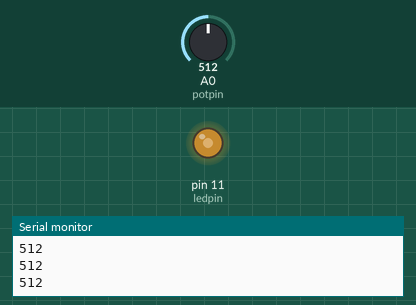
Simulated run of this sketch. Board: Arduino Uno, built with avr-gcc and run on an emulated ATmega328P. Shown: output pins drawn as LEDs (lit = HIGH), the last lines printed to the serial monitor. The test bench sets the inputs (shaded band); at power-on: A0 (potpin) = 512.

Above: at 1.2 s.
1.3 s: A0 (potpin) set to 716
At 1.9 s:
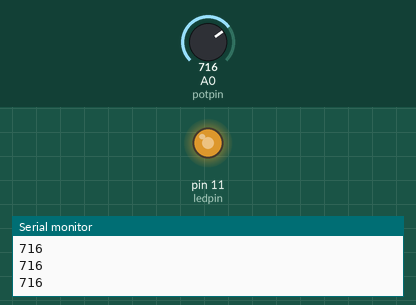
2.8 s: A0 (potpin) set to 900
At 4.0 s:
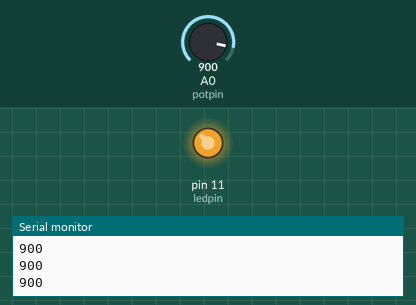
4.3 s: A0 (potpin) set to 122
At 5.3 s:
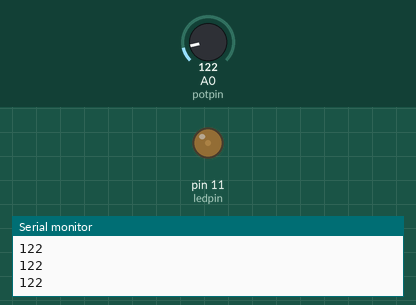
5.8 s: A0 (potpin) set to 0
At 6.5 s:
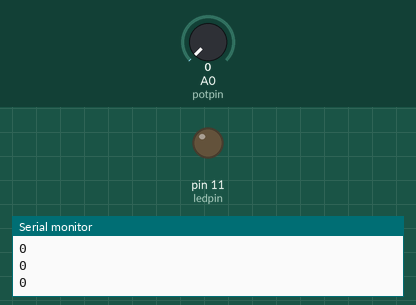
Timing chart, 0 to 8.3 s (numbered marks = the images above; inputs shaded):
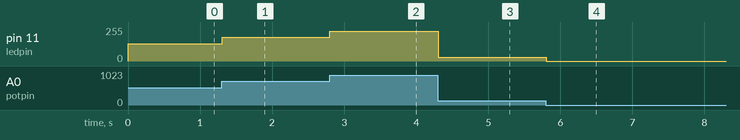

The sketch:

course_6.ino
```cpp
int ledpin = 11;
int potpin = 0;
int val = 0;

void setup() {
  // put your setup code here, to run once:
  pinMode(ledpin,OUTPUT);
  Serial.begin(9600);
}

void loop() {
  // put your main code here, to run repeatedly:
  val = analogRead(potpin);
  Serial.println(val);
  analogWrite(ledpin,val/4);
  delay(10);
}
```

Measured:
- after the input at 1.3 s, pin 11 (ledpin): 128/255 → 179/255 at once
- after the input at 2.8 s, pin 11 (ledpin): 179/255 → 225/255 at once
- after the input at 4.3 s, pin 11 (ledpin): 225/255 → 30/255 at once
- after the input at 5.8 s, pin 11 (ledpin): 30/255 → 0/255 at once
